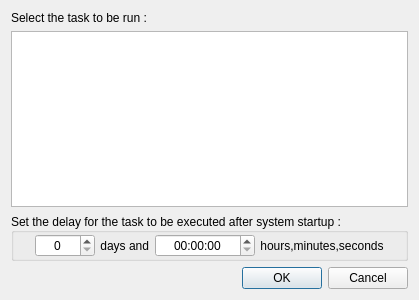
<?xml version="1.0" encoding="UTF-8"?>
<ui version="4.0">
 <class>StartupTaskEditDialog</class>
 <widget class="QDialog" name="StartupTaskEditDialog">
  <property name="geometry">
   <rect>
    <x>0</x>
    <y>0</y>
    <width>414</width>
    <height>300</height>
   </rect>
  </property>
  <property name="windowTitle">
   <string>Add a task scheduled on system startup</string>
  </property>
  <layout class="QVBoxLayout" name="verticalLayout">
   <item>
    <widget class="QLabel" name="label">
     <property name="text">
      <string>Select the task to be run :</string>
     </property>
    </widget>
   </item>
   <item>
    <widget class="QTableWidget" name="tableWidget">
     <property name="horizontalScrollBarPolicy">
      <enum>Qt::ScrollBarPolicy::ScrollBarAlwaysOff</enum>
     </property>
     <property name="editTriggers">
      <set>QAbstractItemView::EditTrigger::NoEditTriggers</set>
     </property>
     <property name="showDropIndicator" stdset="0">
      <bool>false</bool>
     </property>
     <property name="dragDropOverwriteMode">
      <bool>false</bool>
     </property>
     <property name="selectionMode">
      <enum>QAbstractItemView::SelectionMode::SingleSelection</enum>
     </property>
     <property name="rowCount">
      <number>0</number>
     </property>
     <property name="columnCount">
      <number>2</number>
     </property>
     <attribute name="horizontalHeaderVisible">
      <bool>false</bool>
     </attribute>
     <attribute name="horizontalHeaderMinimumSectionSize">
      <number>32</number>
     </attribute>
     <attribute name="horizontalHeaderDefaultSectionSize">
      <number>193</number>
     </attribute>
     <attribute name="verticalHeaderVisible">
      <bool>false</bool>
     </attribute>
     <column/>
     <column/>
    </widget>
   </item>
   <item>
    <widget class="QGroupBox" name="delayGroup">
     <property name="sizePolicy">
      <sizepolicy hsizetype="Preferred" vsizetype="Preferred">
       <horstretch>0</horstretch>
       <verstretch>0</verstretch>
      </sizepolicy>
     </property>
     <property name="title">
      <string>Set the delay for the task to be executed after system startup :</string>
     </property>
     <property name="alignment">
      <set>Qt::AlignmentFlag::AlignLeading|Qt::AlignmentFlag::AlignLeft|Qt::AlignmentFlag::AlignVCenter</set>
     </property>
     <property name="flat">
      <bool>true</bool>
     </property>
     <property name="checkable">
      <bool>false</bool>
     </property>
     <property name="checked">
      <bool>false</bool>
     </property>
     <layout class="QHBoxLayout" name="horizontalLayout_2">
      <property name="spacing">
       <number>2</number>
      </property>
      <property name="leftMargin">
       <number>1</number>
      </property>
      <property name="topMargin">
       <number>1</number>
      </property>
      <property name="rightMargin">
       <number>1</number>
      </property>
      <property name="bottomMargin">
       <number>1</number>
      </property>
      <item>
       <spacer name="horizontalSpacer">
        <property name="orientation">
         <enum>Qt::Orientation::Horizontal</enum>
        </property>
        <property name="sizeType">
         <enum>QSizePolicy::Policy::Minimum</enum>
        </property>
        <property name="sizeHint" stdset="0">
         <size>
          <width>20</width>
          <height>20</height>
         </size>
        </property>
       </spacer>
      </item>
      <item>
       <widget class="QSpinBox" name="spinBox">
        <property name="minimumSize">
         <size>
          <width>60</width>
          <height>0</height>
         </size>
        </property>
        <property name="alignment">
         <set>Qt::AlignmentFlag::AlignCenter</set>
        </property>
        <property name="maximum">
         <number>10000</number>
        </property>
       </widget>
      </item>
      <item>
       <widget class="QLabel" name="label_3">
        <property name="text">
         <string> days and </string>
        </property>
       </widget>
      </item>
      <item>
       <widget class="QTimeEdit" name="timeEdit">
        <property name="minimumSize">
         <size>
          <width>100</width>
          <height>0</height>
         </size>
        </property>
        <property name="alignment">
         <set>Qt::AlignmentFlag::AlignCenter</set>
        </property>
        <property name="displayFormat">
         <string notr="true">HH:mm:ss</string>
        </property>
       </widget>
      </item>
      <item>
       <widget class="QLabel" name="label_5">
        <property name="text">
         <string> hours,minutes,seconds</string>
        </property>
       </widget>
      </item>
      <item>
       <spacer name="horizontalSpacer_2">
        <property name="orientation">
         <enum>Qt::Orientation::Horizontal</enum>
        </property>
        <property name="sizeType">
         <enum>QSizePolicy::Policy::Minimum</enum>
        </property>
        <property name="sizeHint" stdset="0">
         <size>
          <width>20</width>
          <height>20</height>
         </size>
        </property>
       </spacer>
      </item>
     </layout>
    </widget>
   </item>
   <item>
    <widget class="QDialogButtonBox" name="buttonBox">
     <property name="orientation">
      <enum>Qt::Orientation::Horizontal</enum>
     </property>
     <property name="standardButtons">
      <set>QDialogButtonBox::StandardButton::Cancel|QDialogButtonBox::StandardButton::Ok</set>
     </property>
    </widget>
   </item>
  </layout>
 </widget>
 <resources/>
 <connections>
  <connection>
   <sender>buttonBox</sender>
   <signal>accepted()</signal>
   <receiver>StartupTaskEditDialog</receiver>
   <slot>accept()</slot>
   <hints>
    <hint type="sourcelabel">
     <x>248</x>
     <y>254</y>
    </hint>
    <hint type="destinationlabel">
     <x>157</x>
     <y>274</y>
    </hint>
   </hints>
  </connection>
  <connection>
   <sender>buttonBox</sender>
   <signal>rejected()</signal>
   <receiver>StartupTaskEditDialog</receiver>
   <slot>reject()</slot>
   <hints>
    <hint type="sourcelabel">
     <x>316</x>
     <y>260</y>
    </hint>
    <hint type="destinationlabel">
     <x>286</x>
     <y>274</y>
    </hint>
   </hints>
  </connection>
 </connections>
</ui>
